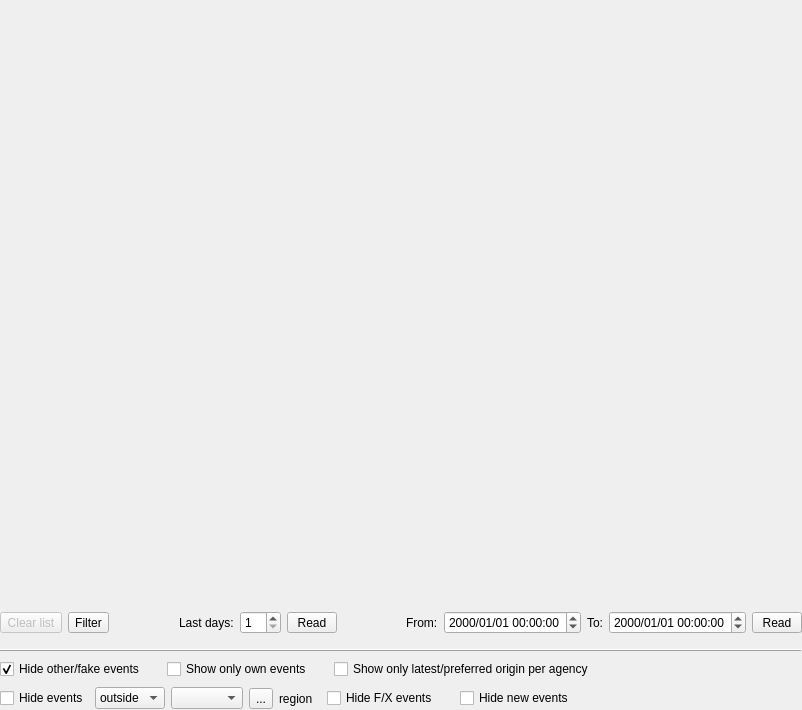
<?xml version="1.0" encoding="UTF-8"?>
<ui version="4.0">
 <class>EventListView</class>
 <widget class="QWidget" name="EventListView">
  <property name="geometry">
   <rect>
    <x>0</x>
    <y>0</y>
    <width>802</width>
    <height>710</height>
   </rect>
  </property>
  <property name="windowTitle">
   <string>Event List</string>
  </property>
  <layout class="QVBoxLayout">
   <property name="spacing">
    <number>6</number>
   </property>
   <property name="leftMargin">
    <number>0</number>
   </property>
   <property name="topMargin">
    <number>0</number>
   </property>
   <property name="rightMargin">
    <number>0</number>
   </property>
   <property name="bottomMargin">
    <number>0</number>
   </property>
   <item>
    <widget class="QFrame" name="frameList">
     <property name="sizePolicy">
      <sizepolicy hsizetype="Preferred" vsizetype="Preferred">
       <horstretch>0</horstretch>
       <verstretch>2</verstretch>
      </sizepolicy>
     </property>
     <property name="frameShape">
      <enum>QFrame::NoFrame</enum>
     </property>
     <property name="frameShadow">
      <enum>QFrame::Plain</enum>
     </property>
    </widget>
   </item>
   <item>
    <widget class="QFrame" name="frameControls">
     <property name="frameShadow">
      <enum>QFrame::Plain</enum>
     </property>
     <layout class="QVBoxLayout">
      <property name="spacing">
       <number>6</number>
      </property>
      <property name="leftMargin">
       <number>0</number>
      </property>
      <property name="topMargin">
       <number>0</number>
      </property>
      <property name="rightMargin">
       <number>0</number>
      </property>
      <property name="bottomMargin">
       <number>0</number>
      </property>
      <item>
       <layout class="QHBoxLayout">
        <property name="spacing">
         <number>6</number>
        </property>
        <property name="leftMargin">
         <number>0</number>
        </property>
        <property name="topMargin">
         <number>0</number>
        </property>
        <property name="rightMargin">
         <number>0</number>
        </property>
        <property name="bottomMargin">
         <number>0</number>
        </property>
        <item>
         <widget class="QToolButton" name="btnClear">
          <property name="enabled">
           <bool>false</bool>
          </property>
          <property name="sizePolicy">
           <sizepolicy hsizetype="Minimum" vsizetype="Fixed">
            <horstretch>0</horstretch>
            <verstretch>0</verstretch>
           </sizepolicy>
          </property>
          <property name="toolTip">
           <string>Removes all events from the list</string>
          </property>
          <property name="text">
           <string>Clear list</string>
          </property>
         </widget>
        </item>
        <item>
         <widget class="QToolButton" name="btnFilter">
          <property name="sizePolicy">
           <sizepolicy hsizetype="Minimum" vsizetype="Fixed">
            <horstretch>0</horstretch>
            <verstretch>0</verstretch>
           </sizepolicy>
          </property>
          <property name="toolTip">
           <string>Configures the server-side event filter</string>
          </property>
          <property name="text">
           <string>Filter</string>
          </property>
          <property name="icon">
           <iconset resource="icons.qrc">
            <normaloff>:/icons/icons/filter2.png</normaloff>:/icons/icons/filter2.png</iconset>
          </property>
         </widget>
        </item>
        <item>
         <spacer>
          <property name="orientation">
           <enum>Qt::Horizontal</enum>
          </property>
          <property name="sizeHint" stdset="0">
           <size>
            <width>16</width>
            <height>29</height>
           </size>
          </property>
         </spacer>
        </item>
        <item>
         <widget class="QLabel" name="label_3">
          <property name="sizePolicy">
           <sizepolicy hsizetype="Maximum" vsizetype="Preferred">
            <horstretch>0</horstretch>
            <verstretch>0</verstretch>
           </sizepolicy>
          </property>
          <property name="text">
           <string>Last days:</string>
          </property>
         </widget>
        </item>
        <item>
         <widget class="QSpinBox" name="spinBox">
          <property name="sizePolicy">
           <sizepolicy hsizetype="Preferred" vsizetype="Fixed">
            <horstretch>0</horstretch>
            <verstretch>0</verstretch>
           </sizepolicy>
          </property>
          <property name="minimum">
           <number>1</number>
          </property>
         </widget>
        </item>
        <item>
         <widget class="QToolButton" name="btnReadDays">
          <property name="sizePolicy">
           <sizepolicy hsizetype="Maximum" vsizetype="Fixed">
            <horstretch>0</horstretch>
            <verstretch>0</verstretch>
           </sizepolicy>
          </property>
          <property name="minimumSize">
           <size>
            <width>50</width>
            <height>0</height>
           </size>
          </property>
          <property name="toolTip">
           <string>Reads the events of the last n days using the &quot;Last days:&quot; value</string>
          </property>
          <property name="text">
           <string>Read</string>
          </property>
         </widget>
        </item>
        <item>
         <spacer>
          <property name="orientation">
           <enum>Qt::Horizontal</enum>
          </property>
          <property name="sizeHint" stdset="0">
           <size>
            <width>16</width>
            <height>29</height>
           </size>
          </property>
         </spacer>
        </item>
        <item>
         <widget class="QLabel" name="label">
          <property name="sizePolicy">
           <sizepolicy hsizetype="Maximum" vsizetype="Preferred">
            <horstretch>0</horstretch>
            <verstretch>0</verstretch>
           </sizepolicy>
          </property>
          <property name="text">
           <string>From:</string>
          </property>
         </widget>
        </item>
        <item>
         <widget class="QDateTimeEdit" name="dateTimeEditStart">
          <property name="currentSection">
           <enum>QDateTimeEdit::YearSection</enum>
          </property>
          <property name="displayFormat">
           <string>yyyy/MM/dd HH:mm:ss</string>
          </property>
         </widget>
        </item>
        <item>
         <widget class="QLabel" name="label_2">
          <property name="sizePolicy">
           <sizepolicy hsizetype="Maximum" vsizetype="Preferred">
            <horstretch>0</horstretch>
            <verstretch>0</verstretch>
           </sizepolicy>
          </property>
          <property name="text">
           <string>To:</string>
          </property>
         </widget>
        </item>
        <item>
         <widget class="QDateTimeEdit" name="dateTimeEditEnd">
          <property name="currentSection">
           <enum>QDateTimeEdit::YearSection</enum>
          </property>
          <property name="displayFormat">
           <string>yyyy/MM/dd HH:mm:ss</string>
          </property>
         </widget>
        </item>
        <item>
         <widget class="QToolButton" name="btnReadInterval">
          <property name="sizePolicy">
           <sizepolicy hsizetype="Maximum" vsizetype="Fixed">
            <horstretch>0</horstretch>
            <verstretch>0</verstretch>
           </sizepolicy>
          </property>
          <property name="minimumSize">
           <size>
            <width>50</width>
            <height>0</height>
           </size>
          </property>
          <property name="toolTip">
           <string>Reads the events of the given timespan using the &quot;From:&quot; and &quot;To:&quot; dates</string>
          </property>
          <property name="text">
           <string>Read</string>
          </property>
         </widget>
        </item>
       </layout>
      </item>
     </layout>
    </widget>
   </item>
   <item>
    <widget class="QFrame" name="frameCustomControls">
     <property name="frameShape">
      <enum>QFrame::NoFrame</enum>
     </property>
     <property name="frameShadow">
      <enum>QFrame::Plain</enum>
     </property>
    </widget>
   </item>
   <item>
    <widget class="QFrame" name="frame">
     <property name="frameShape">
      <enum>QFrame::HLine</enum>
     </property>
     <property name="frameShadow">
      <enum>QFrame::Raised</enum>
     </property>
    </widget>
   </item>
   <item>
    <layout class="QHBoxLayout">
     <property name="spacing">
      <number>6</number>
     </property>
     <property name="leftMargin">
      <number>0</number>
     </property>
     <property name="topMargin">
      <number>0</number>
     </property>
     <property name="rightMargin">
      <number>0</number>
     </property>
     <property name="bottomMargin">
      <number>0</number>
     </property>
     <item>
      <widget class="QCheckBox" name="cbHideOther">
       <property name="toolTip">
        <string>Hides/shows events with EventType set to OTHER/NOT_EXISTING</string>
       </property>
       <property name="text">
        <string>Hide other/fake events</string>
       </property>
       <property name="checked">
        <bool>true</bool>
       </property>
      </widget>
     </item>
     <item>
      <spacer>
       <property name="orientation">
        <enum>Qt::Horizontal</enum>
       </property>
       <property name="sizeType">
        <enum>QSizePolicy::Minimum</enum>
       </property>
       <property name="sizeHint" stdset="0">
        <size>
         <width>16</width>
         <height>23</height>
        </size>
       </property>
      </spacer>
     </item>
     <item>
      <widget class="QCheckBox" name="cbHideForeign">
       <property name="toolTip">
        <string>Hides/shows events from non preferred agencies</string>
       </property>
       <property name="text">
        <string>Show only own events</string>
       </property>
       <property name="checked">
        <bool>false</bool>
       </property>
      </widget>
     </item>
     <item>
      <spacer>
       <property name="orientation">
        <enum>Qt::Horizontal</enum>
       </property>
       <property name="sizeType">
        <enum>QSizePolicy::Minimum</enum>
       </property>
       <property name="sizeHint" stdset="0">
        <size>
         <width>16</width>
         <height>23</height>
        </size>
       </property>
      </spacer>
     </item>
     <item>
      <widget class="QCheckBox" name="cbShowLatestOnly">
       <property name="toolTip">
        <string>Enables/disables the display of only one origin per agency (the latest one) or all origins</string>
       </property>
       <property name="text">
        <string>Show only latest/preferred origin per agency</string>
       </property>
      </widget>
     </item>
     <item>
      <spacer>
       <property name="orientation">
        <enum>Qt::Horizontal</enum>
       </property>
       <property name="sizeHint" stdset="0">
        <size>
         <width>144</width>
         <height>23</height>
        </size>
       </property>
      </spacer>
     </item>
    </layout>
   </item>
   <item>
    <layout class="QHBoxLayout">
     <property name="spacing">
      <number>6</number>
     </property>
     <property name="leftMargin">
      <number>0</number>
     </property>
     <property name="topMargin">
      <number>0</number>
     </property>
     <property name="rightMargin">
      <number>0</number>
     </property>
     <property name="bottomMargin">
      <number>0</number>
     </property>
     <item>
      <widget class="QFrame" name="frameRegionFilter">
       <property name="frameShape">
        <enum>QFrame::NoFrame</enum>
       </property>
       <property name="frameShadow">
        <enum>QFrame::Raised</enum>
       </property>
       <layout class="QHBoxLayout">
        <property name="spacing">
         <number>6</number>
        </property>
        <property name="leftMargin">
         <number>0</number>
        </property>
        <property name="topMargin">
         <number>0</number>
        </property>
        <property name="rightMargin">
         <number>0</number>
        </property>
        <property name="bottomMargin">
         <number>0</number>
        </property>
        <item>
         <widget class="QCheckBox" name="cbFilterRegions">
          <property name="text">
           <string>Hide events</string>
          </property>
         </widget>
        </item>
        <item>
         <widget class="QComboBox" name="cbFilterRegionMode">
          <item>
           <property name="text">
            <string>outside</string>
           </property>
          </item>
          <item>
           <property name="text">
            <string>inside</string>
           </property>
          </item>
         </widget>
        </item>
        <item>
         <widget class="QComboBox" name="lstFilterRegions"/>
        </item>
        <item>
         <widget class="QToolButton" name="btnChangeRegion">
          <property name="text">
           <string>...</string>
          </property>
         </widget>
        </item>
        <item>
         <widget class="QLabel" name="lbFilterRegions">
          <property name="text">
           <string>region</string>
          </property>
         </widget>
        </item>
       </layout>
      </widget>
     </item>
     <item>
      <spacer name="spacer">
       <property name="orientation">
        <enum>Qt::Horizontal</enum>
       </property>
       <property name="sizeType">
        <enum>QSizePolicy::Minimum</enum>
       </property>
       <property name="sizeHint" stdset="0">
        <size>
         <width>8</width>
         <height>23</height>
        </size>
       </property>
      </spacer>
     </item>
     <item>
      <widget class="QCheckBox" name="cbHideFinalRejected">
       <property name="toolTip">
        <string>Hides/shows final and rejected events</string>
       </property>
       <property name="text">
        <string>Hide F/X events</string>
       </property>
      </widget>
     </item>
     <item>
      <spacer name="spacer_2">
       <property name="orientation">
        <enum>Qt::Horizontal</enum>
       </property>
       <property name="sizeType">
        <enum>QSizePolicy::Minimum</enum>
       </property>
       <property name="sizeHint" stdset="0">
        <size>
         <width>16</width>
         <height>23</height>
        </size>
       </property>
      </spacer>
     </item>
     <item>
      <widget class="QCheckBox" name="cbHideNew">
       <property name="toolTip">
        <string>Hides/shows events with OT later than given end time</string>
       </property>
       <property name="text">
        <string>Hide new events</string>
       </property>
      </widget>
     </item>
     <item>
      <spacer>
       <property name="orientation">
        <enum>Qt::Horizontal</enum>
       </property>
       <property name="sizeHint" stdset="0">
        <size>
         <width>351</width>
         <height>20</height>
        </size>
       </property>
      </spacer>
     </item>
    </layout>
   </item>
  </layout>
  <action name="actionCopyRowToClipboard">
   <property name="text">
    <string>copyRowToClipboard</string>
   </property>
   <property name="shortcut">
    <string>Ctrl+C</string>
   </property>
  </action>
 </widget>
 <resources>
  <include location="icons.qrc"/>
 </resources>
 <connections/>
</ui>
